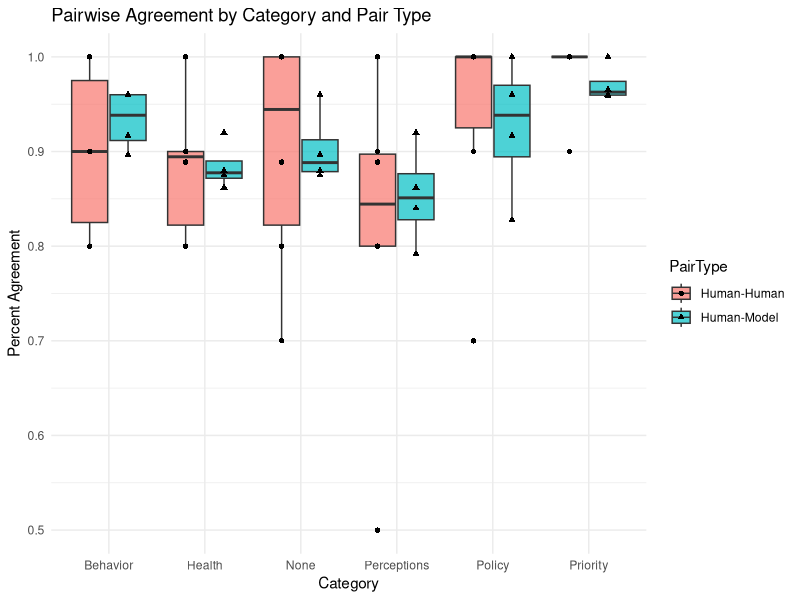
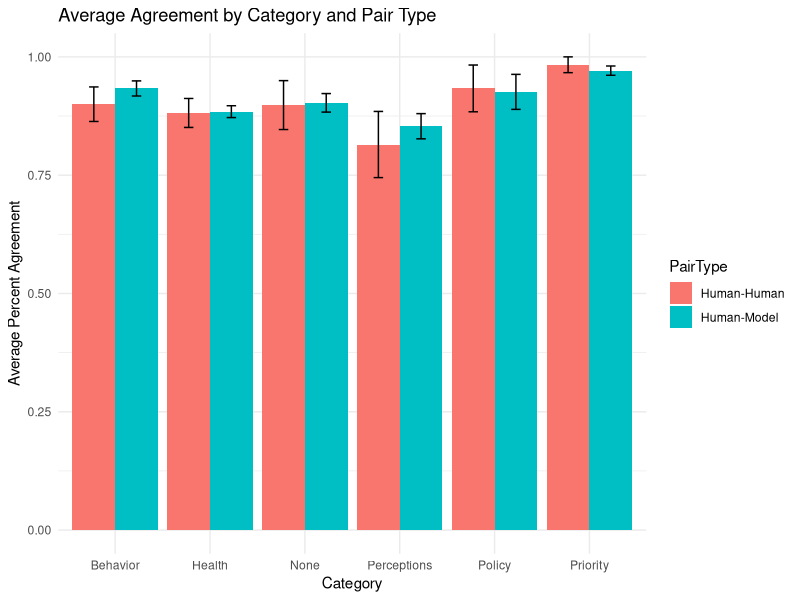
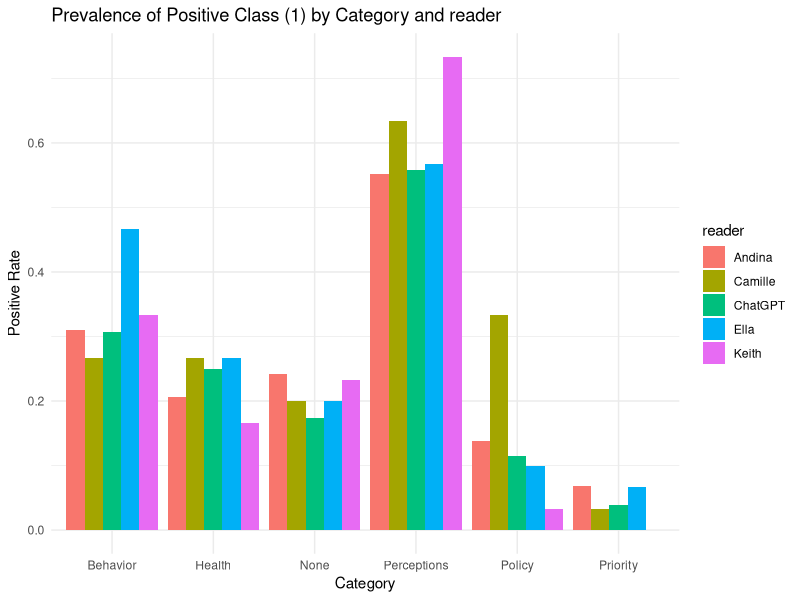
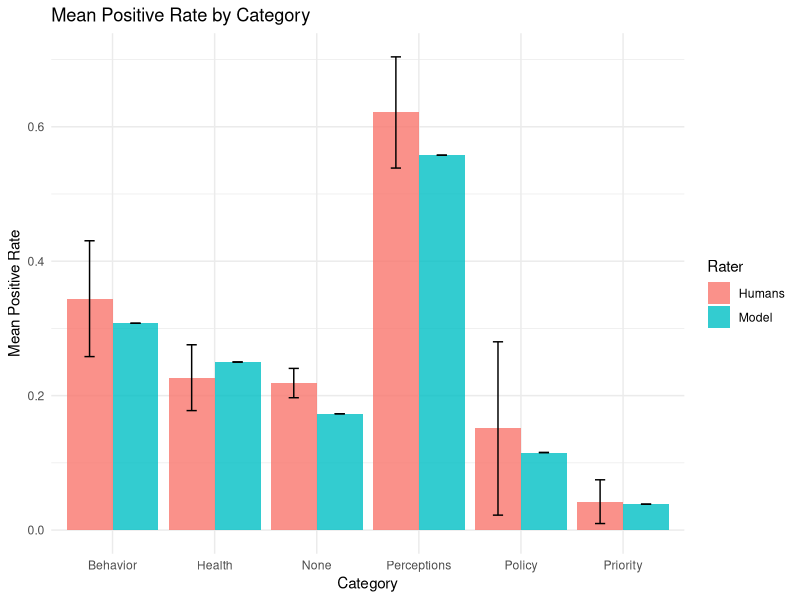

These charts were generated, in order, by the following R code:
########## comparing inclusion only
library(tidyverse)

datasetHand <- read.csv("data/classificationByHand3.csv", sep = ";")

datasetGPT <- read.csv("data/classificationChatGPT_o4mini.csv")

cols <- c("Perceptions", "Behavior", "Policy", "Health", "Priority")

# cols <- c("inclusion", "Perceptions", "Behavior", "Policy", "Health", "Priority")

datasetHand[cols] <- lapply(datasetHand[cols], function(x) ifelse(is.na(x) | x == "?" | x == " " | x == "", 0, x))


datasetGPT <- subset(datasetGPT, message_content != "")

datasetGPTsimple <- datasetGPT %>%
  select(custom_id, choice_index, classificationChatGPTClean)

datasetGPTsimple$classificationChatGPTClean <- ifelse(datasetGPTsimple$classificationChatGPTClean == "", "None", datasetGPTsimple$classificationChatGPTClean)

getmode <- function(v) {
  v <- na.omit(v)
  uniqv <- unique(v)
  uniqv[which.max(tabulate(match(v, uniqv)))]
}

colsGPT <- c("Perceptions", "Behaviors", "Policy", "Health", "Priority", "None")

datasetGPTsimple_wide <- datasetGPTsimple %>%
  group_by(custom_id, choice_index) %>% 
  # Remove brackets and single quotes
  mutate(categories = gsub("\\[|\\]|'", "", classificationChatGPTClean)) %>%
  # Split the string into multiple rows
  separate_rows(categories, sep = ",\\s*") %>%
  mutate(categories = str_replace_all(categories, " ", "")) %>% 
  # Create a dummy column
  mutate(dummy = 1) %>%
  # Pivot to a wide format, filling missing values with 0
  tidyr::pivot_wider(names_from = categories, values_from = dummy, values_fill = 0) %>% 
  group_by(custom_id) %>% 
  summarise(
    across(
      all_of(colsGPT),   # or just `categories` if you’re unquoted
      getmode,              # the function to apply
      .names = "{.col}"     # leave the names unchanged; use "mode_{.col}" if you prefer
    )
  )

datasetGPTsimple_wide_fit <- datasetGPTsimple_wide %>% 
  rename(
    Behavior        = Behaviors,
  ) %>%
  mutate(reader = "ChatGPT",
         ID = custom_id) %>% 
  select(ID, Perceptions, Priority, Policy, Health, Behavior, None, reader)

datasetHand_fit <- datasetHand %>% 
  mutate(None = ifelse(Inclusion == 0, 1, 0)) %>% 
  select(ID, Perceptions, Priority, Policy, Health, Behavior, None, reader)

#### Merging classifications to make comparisons
dataCompare <- rbind(datasetHand_fit, datasetGPTsimple_wide_fit)

colsBoth <- c("Perceptions", "Behavior", "Policy", "Health", "Priority", "None")

class_cols <- colsBoth

mismatch_summary <- dataCompare %>%
  group_by(ID) %>%
  summarize(across(all_of(class_cols), ~ n_distinct(.)), .groups = "drop") %>%
  # Identify IDs where at least one classification column has more than one unique value
  filter(if_any(all_of(class_cols), ~ . > 1))

# View the summary of IDs with mismatches
print(mismatch_summary)

####### reader specific 
# Convert classification columns to character and pivot to long format
long_data <- dataCompare %>%
  select(ID, reader, all_of(class_cols)) %>%
  mutate(across(all_of(class_cols), as.character)) %>%
  pivot_longer(cols = all_of(class_cols), 
               names_to = "variable", 
               values_to = "response")

# Self join to compare responses from different readers for the same ID and variable
pairwise <- long_data %>%
  inner_join(long_data, by = c("ID", "variable"), suffix = c("_1", "_2")) %>%
  filter(reader_1 < reader_2) %>%   # to avoid duplicate pairs
  mutate(agreement = ifelse(response_1 == response_2, "Agree", "Disagree"))

# Create a contingency table of overall agreement/disagreement
agreement_table <- table(pairwise$agreement)
print(agreement_table)

reader_pair_summary <- pairwise %>%
  group_by(reader_1, reader_2, agreement) %>%
  summarize(count = n(), .groups = "drop") %>%
  pivot_wider(names_from = agreement, values_from = count, values_fill = 0)

print(reader_pair_summary)

##### comparing columns 
# Create a contingency table for each classification variable
agreement_tables <- pairwise %>%
  group_by(variable, agreement) %>%
  summarize(count = n(), .groups = "drop") %>%
  pivot_wider(names_from = agreement, values_from = count, values_fill = 0)

print(agreement_tables)

### 
# Get list of unique raters
raters <- unique(dataCompare$reader)

# Create all unique pairs of raters
pairs <- combn(raters, 2, simplify = FALSE)

# Prepare a data frame to store percent agreement results
agreement_results <- data.frame(Pair = character(), 
                                Category = character(), 
                                PercentAgreement = numeric(),
                                PairType = character(),
                                stringsAsFactors = FALSE)
categories <- class_cols

# Loop over each pair and each category
for (pair in pairs) {
  rater1 <- pair[1]
  rater2 <- pair[2]
  
  # Subset df to rows for the two raters
  df_pair <- dataCompare %>% 
    filter(reader %in% c(rater1, rater2)) %>%
    group_by(ID) %>% 
    filter(n() == 2) %>%  # Keep only papers rated by both
    ungroup()
  
  for (cat in categories) {
    # For the given category, pivot to wide format so that each row is a paper 
    # with two columns for the two raters' responses.
    df_wide <- df_pair %>% 
      select(ID, reader, !!sym(cat)) %>% 
      pivot_wider(names_from = reader, values_from = !!sym(cat))
    
    # Only process if there is any data after pivoting
    if (nrow(df_wide) > 0) {
      # Calculate the raw percent agreement
      agreement <- mean(df_wide[[rater1]] == df_wide[[rater2]], na.rm = TRUE)
      
      # Label the pair type
      pair_type <- ifelse(grepl("ChatGPT", paste(rater1, rater2)), "Human-Model", "Human-Human")
      
      # Append the result
      agreement_results <- rbind(agreement_results,
                                 data.frame(Pair = paste(rater1, rater2, sep = "-"),
                                            Category = cat,
                                            PercentAgreement = agreement,
                                            PairType = pair_type,
                                            stringsAsFactors = FALSE))
      
    }
  }
}

# Display the results
print(agreement_results)

### visualise this

# Boxplot with jittered points to show distribution by Category and PairType
# ggplot(agreement_results, aes(x = Category, y = PercentAgreement, fill = PairType)) +
#   geom_boxplot(outlier.shape = NA, alpha = 0.7) +
#   geom_jitter(width = 0.05, alpha = 0.5, color = "black") +
#   labs(title = "Pairwise Agreement by Category and Pair Type",
#        x = "Category",
#        y = "Percent Agreement") +
#   theme_minimal()

ggplot(agreement_results, aes(x = Category, y = PercentAgreement, fill = PairType)) +
  geom_boxplot(position = position_dodge(width = 0.8), outlier.shape = NA, alpha = 0.7) +
  geom_jitter(aes(shape = PairType), 
              position = position_dodge(width = 0.8), alpha = 1) +
  labs(title = "Pairwise Agreement by Category and Pair Type",
       x = "Category",
       y = "Percent Agreement") +
  theme_minimal()

agg_data <- agreement_results %>%
  group_by(Category, PairType) %>%
  summarise(
    mean_agreement = mean(PercentAgreement, na.rm = TRUE),
    sd_agreement = sd(PercentAgreement, na.rm = TRUE),
    n = n()
  ) %>%
  ungroup() %>%
  mutate(se = sd_agreement / sqrt(n))

# Plot bar chart with error bars (using standard error)
ggplot(agg_data, aes(x = Category, y = mean_agreement, fill = PairType)) +
  geom_bar(stat = "identity", position = position_dodge(width = 0.9)) +
  geom_errorbar(aes(ymin = mean_agreement - se, ymax = mean_agreement + se),
                width = 0.2,
                position = position_dodge(width = 0.9)) +
  labs(title = "Average Agreement by Category and Pair Type",
       x = "Category",
       y = "Average Percent Agreement") +
  theme_minimal()

### getting more insights
# Calculate the prevalence (positive rate) for each category per reader
prevalence_data <- dataCompare %>%
  pivot_longer(cols = categories, names_to = "Category", values_to = "Value") %>%
  group_by(reader, Category) %>%
  summarise(positive_rate = mean(Value, na.rm = TRUE),
            .groups = "drop")

# View the prevalence data
print(prevalence_data)


################ maybe new version of above

# Step 1: Calculate prevalence (positive rate) for each category per reader
prevalence_data <- dataCompare %>%
  pivot_longer(cols = categories, names_to = "Category", values_to = "Value") %>%
  group_by(reader, Category) %>%
  summarise(positive_rate = mean(Value, na.rm = TRUE),
            .groups = "drop")

# Example plot: Compare positive rates per category for each reader
ggplot(prevalence_data, aes(x = Category, y = positive_rate, fill = reader)) +
  geom_bar(stat = "identity", position = position_dodge(width = 0.9)) +
  labs(title = "Prevalence of Positive Class (1) by Category and reader",
       x = "Category",
       y = "Positive Rate") +
  theme_minimal()

# Step 2: For human raters, compute the mean positive rate and standard deviation per category.
human_prevalence <- prevalence_data %>%
  filter(reader != "ChatGPT") %>%
  group_by(Category) %>%
  summarise(mean_human_rate = mean(positive_rate, na.rm = TRUE),
            sd_human_rate = sd(positive_rate, na.rm = TRUE),
            .groups = "drop")

# Step 3: For the model, extract the positive rate for each category.
model_prevalence <- prevalence_data %>%
  filter(reader == "ChatGPT") %>%
  select(Category, model_rate = positive_rate)

# Step 4: Merge the human and model results by Category.
comparison_data <- left_join(model_prevalence, human_prevalence, by = "Category")

# Step 5: Reshape for plotting the two groups (Model and Humans).
comparison_long <- comparison_data %>%
  pivot_longer(cols = c(model_rate, mean_human_rate),
               names_to = "Rater", values_to = "Rate") %>%
  mutate(Rater = recode(Rater,
                        "model_rate" = "Model",
                        "mean_human_rate" = "Humans"))

comparison_long$sd_human_rate <- ifelse(comparison_long$Rater == "Model", 0, comparison_long$sd_human_rate)

# Step 6: Plot the comparison with error bars (only for the human group).
ggplot(comparison_long, aes(x = Category, y = Rate, fill = Rater)) +
  geom_bar(stat = "identity", position = position_dodge(width = 0.9), alpha = 0.8) +
  # Add error bars only for Humans
  geom_errorbar(data = comparison_long,
                aes(x = Category,
                    ymin = Rate - sd_human_rate,
                    ymax = Rate + sd_human_rate),
                width = 0.2,
                position = position_dodge(width = 0.9)) +
  labs(title = "Mean Positive Rate by Category",
       x = "Category",
       y = "Mean Positive Rate") +
  theme_minimal()

